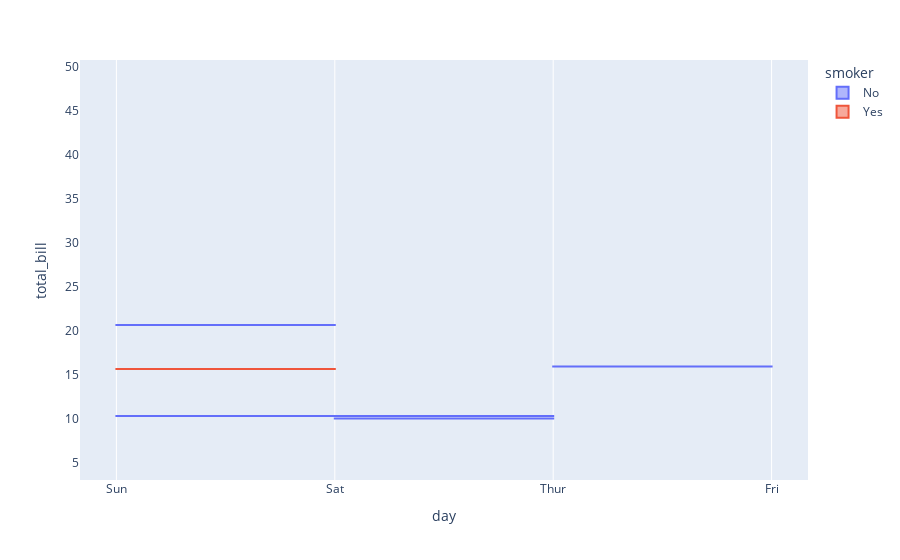

The notebook cell saved with this chart:
### Code cell
import plotly.express as px
import plotly.graph_objects as go

df = px.data.tips()
print(df)

fig = px.box(df, x="day", y="total_bill", color="smoker")
fig2 = px.box(df, x="day", y="tip", color="smoker")
"""
for i in range(0,len(fig2.data)):
    fig.add_trace(fig2.data[i])
fig.update_layout(
        boxmode='group'
    )
"""

fig.update_traces(orientation='h') # horizontal box plots

fig.update_traces(quartilemethod="exclusive") # or "inclusive", or "linear" by default
fig.show()
"""
fig = go.Figure()
fig.add_trace(go.Box(
        x=df['day'],
        y=df["total_bill"]    ))
fig.show()
"""

### Figure 1 — Plotly figure (JSON) as saved in the notebook; plotly's stock layout.template omitted (floating-point values rounded to 4 significant figures; data arrays with more than 128 entries replaced by an {"elided": "..."} marker saying what was removed)
{"data": [{"alignmentgroup": "True", "hovertemplate": "smoker=No<br>day=%{x}<br>total_bill=%{y}<extra></extra>", "legendgroup": "No", "marker": {"color": "#636efa"}, "name": "No", "notched": false, "offsetgroup": "No", "orientation": "h", "quartilemethod": "exclusive", "showlegend": true, "type": "box", "x": {"elided": "151 str values"}, "x0": " ", "xaxis": "x", "y": {"elided": "151 float values"}, "y0": " ", "yaxis": "y"}, {"alignmentgroup": "True", "hovertemplate": "smoker=Yes<br>day=%{x}<br>total_bill=%{y}<extra></extra>", "legendgroup": "Yes", "marker": {"color": "#EF553B"}, "name": "Yes", "notched": false, "offsetgroup": "Yes", "orientation": "h", "quartilemethod": "exclusive", "showlegend": true, "type": "box", "x": ["Sat", "Sat", "Sat", "Sat", "Sat", "Sat", "Sat", "Sat", "Sat", "Sat", "Sat", "Thur", "Thur", "Fri", "Fri", "Fri", "Fri", "Fri", "Fri", "Fri", "Fri", "Fri", "Sat", "Sat", "Sat", "Sat", "Sat", "Sat", "Thur", "Sun", "Sat", "Sat", "Sat", "Sat", "Sun", "Sun", "Sun", "Sun", "Sun", "Sun", "Sun", "Sun", "Sun", "Sun", "Sun", "Sun", "Sun", "Sun", "Sun", "Sun", "Sun", "Sun", "Thur", "Thur", "Thur", "Thur", "Thur", "Thur", "Thur", "Thur", "Thur", "Thur", "Thur", "Thur", "Thur", "Thur", "Sat", "Sat", "Sat", "Sat", "Sat", "Sat", "Sat", "Sat", "Sat", "Sat", "Sat", "Sat", "Sat", "Fri", "Fri", "Fri", "Fri", "Fri", "Fri", "Sat", "Sat", "Sat", "Sat", "Sat", "Sat", "Sat", "Sat"], "x0": " ", "xaxis": "x", "y": [38.01, 11.24, 20.29, 13.81, 11.02, 18.29, 3.07, 15.01, 26.86, 25.28, 17.92, 19.44, 32.68, 28.97, 5.75, 16.32, 40.17, 27.28, 12.03, 21.01, 11.35, 15.38, 44.3, 22.42, 15.36, 20.49, 25.21, 14.31, 16, 17.51, 10.59, 10.63, 50.81, 15.81, 7.25, 31.85, 16.82, 32.9, 17.89, 14.48, 9.6, 34.63, 34.65, 23.33, 45.35, 23.17, 40.55, 20.9, 30.46, 18.15, 23.1, 15.69, 19.81, 28.44, 15.48, 16.58, 10.34, 43.11, 13, 13.51, 18.71, 12.74, 13, 16.4, 20.53, 16.47, 26.59, 38.73, 24.27, 12.76, 30.06, 25.89, 13.27, 28.17, 12.9, 28.15, 11.59, 7.74, 30.14, 12.16, 13.42, 8.58, 13.42, 16.27, 10.09, 22.12, 24.01, 15.69, 15.53, 12.6, 32.83, 27.18, 22.67], "y0": " ", "yaxis": "y"}], "layout": {"boxmode": "group", "legend": {"title": {"text": "smoker"}, "tracegroupgap": 0}, "margin": {"t": 60}, "xaxis": {"anchor": "y", "domain": [0, 1], "title": {"text": "day"}}, "yaxis": {"anchor": "x", "domain": [0, 1], "title": {"text": "total_bill"}}}}
